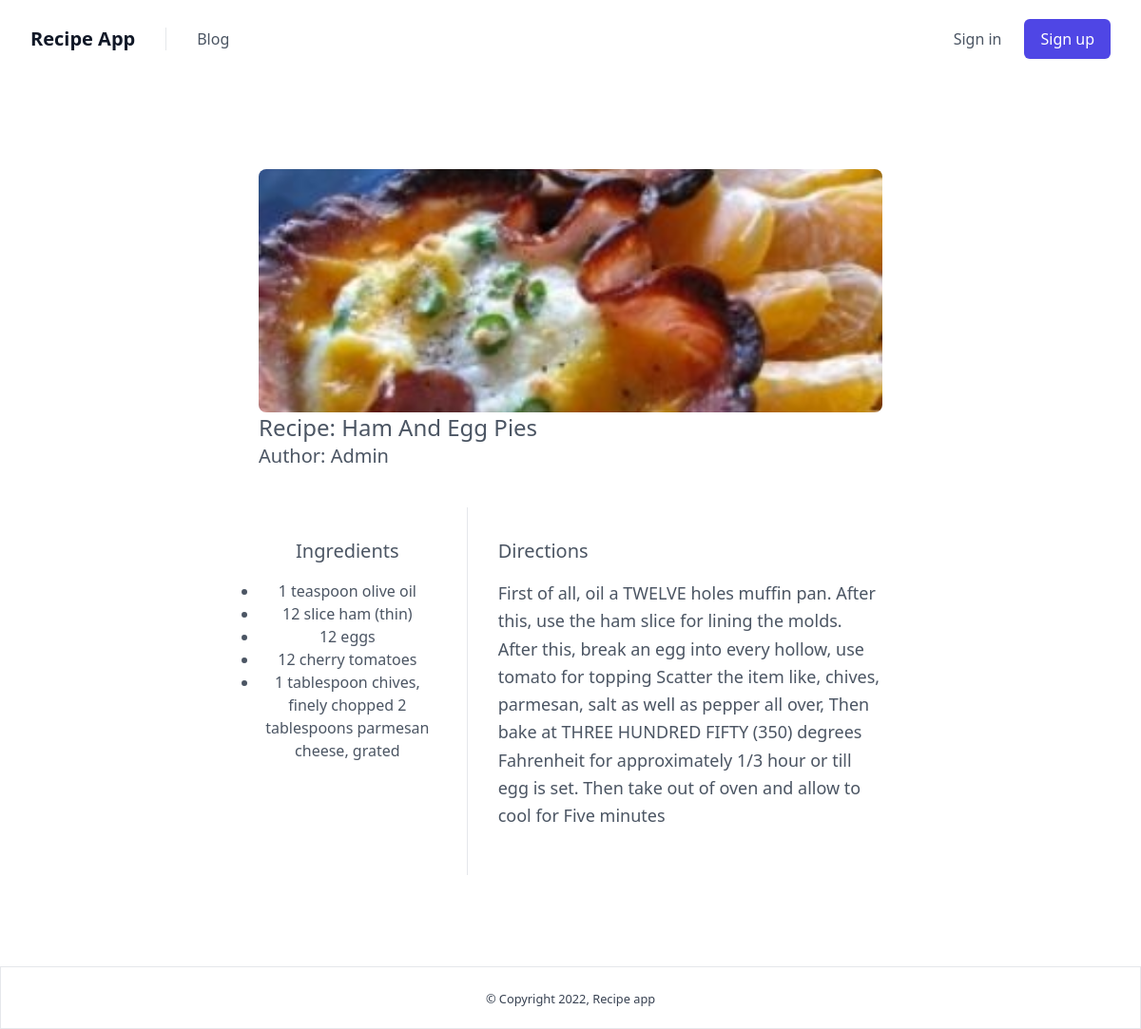
Page /detail/1/ on the committed database.
### recipe/models.py (models this page shows, shortened)
class Recipe(models.Model):
    author = models.ForeignKey(settings.AUTH_USER_MODEL, related_name='author', on_delete=models.CASCADE)
    name = models.CharField(max_length=255)
    image = models.ImageField(upload_to='uploads/', null=True, blank=True)
    directions = models.TextField()
    updated = models.DateTimeField(auto_now_add=True)
    created = models.DateTimeField(auto_now=True)
    @property
    def get_image(self):
        if not self.image:
            return '/media/uploads/placeholder-image.png'
        return self.image.url

class Ingredient(models.Model):
    recipe = models.ForeignKey(Recipe, related_name='ingredients', on_delete=models.CASCADE)
    name = models.CharField(max_length=100)
    updated = models.DateTimeField(auto_now_add=True)
    created = models.DateTimeField(auto_now=True)

### account/models.py (models this page shows, shortened)
class Account(AbstractBaseUser):
    email = models.EmailField(verbose_name='email', max_length=60, unique=True)
    username = models.CharField(max_length=30, unique=True)
    date_joined = models.DateTimeField(verbose_name='date joined', auto_now_add=True)
    last_login = models.DateTimeField(verbose_name='last login', auto_now=True)
    is_admin = models.BooleanField(default=False)
    is_active = models.BooleanField(default=True)
    is_staff = models.BooleanField(default=False)
    is_superuser = models.BooleanField(default=False)
    USERNAME_FIELD = 'email'
    REQUIRED_FIELDS = ['username']
    objects = MyAccountManager()
    def __str__(self):
        return self.username

### recipe/views.py (the view)
# urls.py: path('detail/<int:pk>/', views.DetailView.as_view(), name='detail'),
class DetailView(View):
    def get(self, request, pk):
        recipe = Recipe.objects.get(pk=pk)
        context = {
            'recipe': recipe
        }
        return render(request, 'detail_view.html', context)

### templates/detail_view.html
{% extends 'base.html' %}
{% block content %}
<section class="text-gray-600 body-font">
  <div class="container px-5 py-24 mx-auto flex flex-col">
    <div class="lg:w-4/6 mx-auto">
      <div class="rounded-lg h-64 overflow-hidden">
        <img alt="content" class="object-cover object-center h-full w-full" src="{{ recipe.get_image }}">
      </div>
      <div class="text-2xl">Recipe: {{recipe.name|title}}</div>
      <div class="text-xl">Author: {{recipe.author|title}}</div>
      <div class="flex flex-col sm:flex-row mt-10">
        <div class="sm:w-1/3 text-center sm:pr-8 sm:py-8">
          <div class="flex flex-col items-center text-center justify-center">
            <h2 class="mb-4 font-medium title-font text-xl">Ingredients</h2>
            <ul class="list-disc">
              {% for ingredient in recipe.ingredients.all %}
                <li>{{ ingredient.name }}</li>
              {% endfor %}
            </ul>
          </div>
        </div>
        <div class="sm:w-2/3 sm:pl-8 sm:py-8 sm:border-l border-gray-200 sm:border-t-0 border-t pt-4 sm:mt-0 text-center sm:text-left">
          <p class="text-xl mb-4">Directions</p>
          <p class="leading-relaxed text-lg mb-4">{{recipe.directions}}</p>
        </div>
      </div>
    </div>
  </div>
</section>
{% endblock content %}

### rows in the picture
Recipe: get_image (picture), name "Ham And Egg Pies", author "Admin", directions "First of all, oil a TWELVE holes muffin pan. After this, use the ham slice for lining the molds. After this, break an egg into every hollow, use tomato for topping Scatter the item like, chives, parmesan, salt as well as pepper all over, Then bake at THREE HUNDRED FIFTY (350) degrees Fahrenheit for approximately 1/3 hour or till egg is set. Then take out of oven and allow to cool for Five minutes"
Ingredient: name "1 teaspoon olive oil"
Ingredient: name "12 slice ham (thin)"
Ingredient: name "12 eggs"
Ingredient: name "12 cherry tomatoes"
Ingredient: name "1 tablespoon chives, finely chopped 2 tablespoons parmesan cheese, grated"
